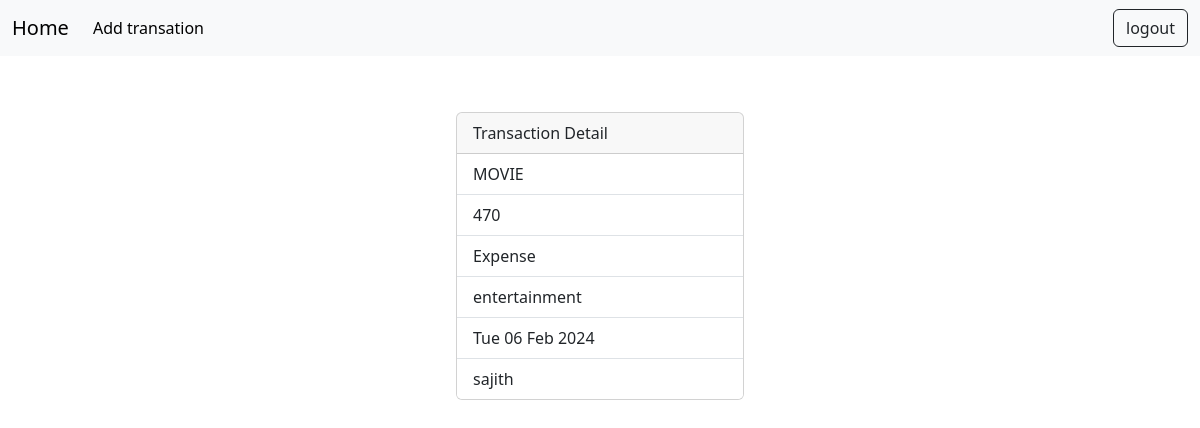
Page /transaction/3/ (signed in) on the committed database.
### budget/models.py (models this page shows, shortened)
class Transaction(models.Model):
    title=models.CharField(max_length=200)
    amount=models.PositiveIntegerField()
    options=(
        ("expense","expense"),
        ("income","income")
    )
    type=models.CharField(max_length=200,choices=options,default="expense")
    cat_options=(
        ("fuel","fuel"),
        ("food","food"),
        ("entertainment","entertainment"),
        ("emi","emi"),
        ("bills","bills"),
        ("miscellaneous","miscellaneous")
    )
    category=models.CharField(max_length=200,choices=cat_options,default="miscellaneous")
    created_date=models.DateTimeField(auto_now_add=True,blank=True)
    user=models.CharField(max_length=200)
    user_object=models.ForeignKey(User,on_delete=models.CASCADE)

### budget/views.py (the view)
# urls.py: path("transaction/<int:pk>/",views.TransactionDetailView.as_view(),name="transaction-detail"),
@method_decorator(decs,name="dispatch")
class TransactionDetailView(View):
    def get(self,request,*args,**kwargs):
        id=kwargs.get("pk")
        qs=Transaction.objects.get(id=id)
        return render(request,"transaction_detail.html",{"data":qs})

### budget/views.py (called while the page is built)
def signin_required(fn):
    def wrapper(request,*args,**kwargs):
        if not request.user.is_authenticated:
            messages.error(request,"invalid section")
            return redirect("signin")
        else:
            return fn(request,*args,**kwargs)
    return wrapper

### budget/templates/transaction_detail.html (shortened to what this page needs)
{%extends 'base.html'%}
{%block main_block%}
<div class="container d-flex justify-content-center align-items-center" style="height: 400px;">
  <div class="card" style="width: 18rem;">
      <div class="card-header">
        Transaction Detail
      </div>
      <ul class="list-group list-group-flush">
        <li class="list-group-item">{{data.title|upper}}</li>
        <li class="list-group-item">{{data.amount}}</li>
        <li class="list-group-item">{{data.type|capfirst}} </li>
        <li class="list-group-item">{{data.category}} </li>
        <li class="list-group-item">{{data.created_date|date:"D d M Y"}} </li>
        <li class="list-group-item">{{data.user}} </li>
      </ul>
    </div>
</div>
{%endblock%}

### rows in the picture
Transaction: title "MOVIE", amount "470", type "Expense", category "entertainment", created_date "Tue 06 Feb 2024", user "sajith"
